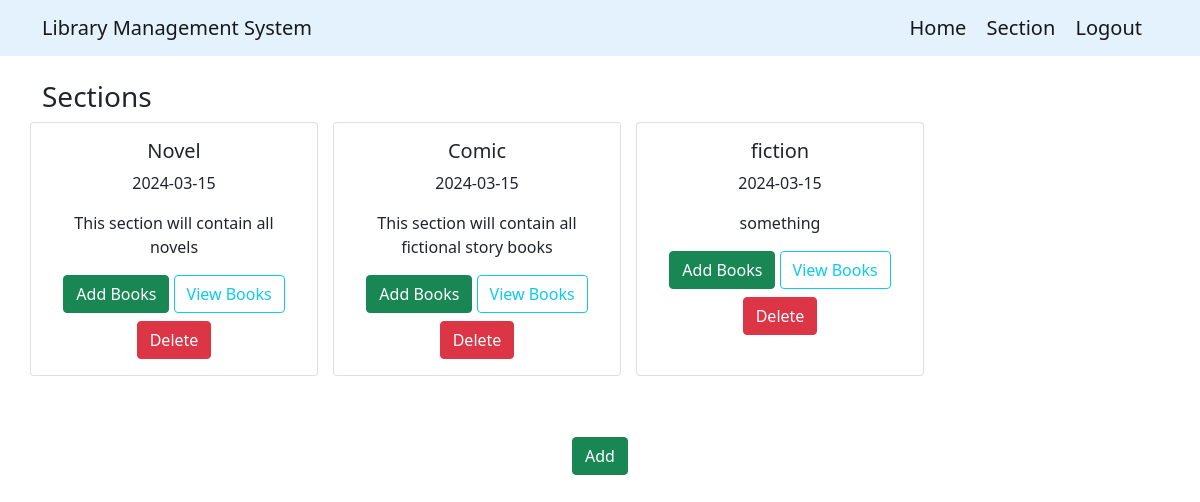
Page /section on the committed database.
### application/models.py (models this page shows)
class Section(db.Model):
    id = db.Column(db.Integer(), primary_key = True)
    sec_title = db.Column(db.String(), nullable = False)
    date = db.Column(db.String(), nullable = False)
    description = db.Column(db.Text)
    books = db.relationship('Book', backref='section', lazy=True)

### application/controller.py (the view)
@app.route("/section")
def section():
    sections = Section.query.all()
    return render_template("section.html", sections=sections)

### templates/section.html (shortened to what this page needs)
<!doctype html>
<html lang="en">
  <head>
    <link href="https://cdn.jsdelivr.net/npm/bootstrap@5.0.2/dist/css/bootstrap.min.css" rel="stylesheet">
    <link rel="stylesheet" href="static/section.css">
  </head>
  <body>
    <nav class="navbar navbar-light" style="background-color: #e3f2fd;">
        <div class="container">
          <a class="navbar-brand">Library Management System</a>
              <span>
                <a class="navbar-brand" href="/requests">Home</a>
                <a class="navbar-brand" href="/section">Section</a>
                <a class="navbar-brand" href="/">Logout</a>
              </span>
        </div>
    </nav>
    <br>
    <div class="container">
      <h3>Sections</h3>
      <div class="row">
          {% for section in sections %}
          <div class="card text-center mb-3" style="width: 18rem;">
              <div class="card-body">
                  <h5 class="card-title">{{ section.sec_title }}</h5>
                  <p class="card-date">{{ section.date }}</p>
                  <p class="card-text">{{ section.description }}</p>
                  <span>
                      <a href="/add_book?section_title={{ section.sec_title }}" class="btn btn-success">Add Books</a>
                      <a href="/sec_books?section_title={{ section.sec_title }}" class="btn btn-outline-info">View Books</a>
                      <form action="/delete_section/{{ section.id }}" method="post">
                        <button type="submit" class="btn btn-danger mt-2">Delete</button>
                    </form>
                  </span>
              </div>
          </div>
          {% endfor %}
      </div>
    </div>
    <div class="center">
    <a href="/add_section" class="btn btn-success">Add</a>
    </div>
  </body>
</html>

### static/section.css (style rules this page uses)
.center { text-align: center; margin-top: 8vh; transform: translateY(-50%); }
.card { width: 18rem; margin-right: 15px; }

### rows in the picture
Section: sec_title "Novel", date "2024-03-15", description "This section will contain all novels"
Section: sec_title "Comic", date "2024-03-15", description "This section will contain all fictional story books"
Section: sec_title "fiction", date "2024-03-15", description "something"
